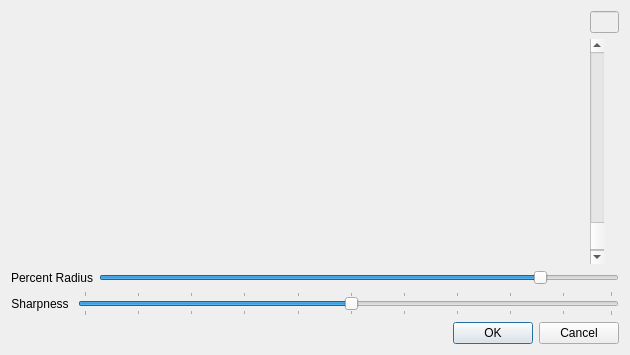
<?xml version="1.0" encoding="UTF-8"?>
<ui version="4.0">
 <class>EdgePlot</class>
 <widget class="QDialog" name="EdgePlot">
  <property name="geometry">
   <rect>
    <x>0</x>
    <y>0</y>
    <width>630</width>
    <height>355</height>
   </rect>
  </property>
  <property name="windowTitle">
   <string>Dialog</string>
  </property>
  <layout class="QVBoxLayout" name="verticalLayout_2" stretch="20,1,1,1">
   <item>
    <layout class="QHBoxLayout" name="horizontalLayout" stretch="20,1">
     <item>
      <widget class="QChartView" name="chart" native="true"/>
     </item>
     <item>
      <layout class="QVBoxLayout" name="verticalLayout">
       <item>
        <widget class="QLineEdit" name="magvalue">
         <property name="enabled">
          <bool>false</bool>
         </property>
        </widget>
       </item>
       <item>
        <widget class="QScrollBar" name="height">
         <property name="minimum">
          <number>-100</number>
         </property>
         <property name="maximum">
          <number>100</number>
         </property>
         <property name="value">
          <number>99</number>
         </property>
         <property name="orientation">
          <enum>Qt::Vertical</enum>
         </property>
         <property name="invertedAppearance">
          <bool>false</bool>
         </property>
        </widget>
       </item>
      </layout>
     </item>
    </layout>
   </item>
   <item>
    <layout class="QHBoxLayout" name="horizontalLayout_2">
     <item>
      <widget class="QLabel" name="label">
       <property name="text">
        <string>Percent Radius</string>
       </property>
       <property name="alignment">
        <set>Qt::AlignRight|Qt::AlignTrailing|Qt::AlignVCenter</set>
       </property>
      </widget>
     </item>
     <item>
      <widget class="QSlider" name="percentRho">
       <property name="value">
        <number>85</number>
       </property>
       <property name="orientation">
        <enum>Qt::Horizontal</enum>
       </property>
      </widget>
     </item>
    </layout>
   </item>
   <item>
    <layout class="QHBoxLayout" name="horizontalLayout_3">
     <item>
      <widget class="QLabel" name="label_2">
       <property name="toolTip">
        <string>Sharpness of Edge</string>
       </property>
       <property name="text">
        <string>Sharpness </string>
       </property>
       <property name="alignment">
        <set>Qt::AlignRight|Qt::AlignTrailing|Qt::AlignVCenter</set>
       </property>
      </widget>
     </item>
     <item>
      <widget class="QSlider" name="power">
       <property name="toolTip">
        <string>Sharpness of curve</string>
       </property>
       <property name="value">
        <number>50</number>
       </property>
       <property name="orientation">
        <enum>Qt::Horizontal</enum>
       </property>
       <property name="tickPosition">
        <enum>QSlider::TicksBothSides</enum>
       </property>
       <property name="tickInterval">
        <number>10</number>
       </property>
      </widget>
     </item>
    </layout>
   </item>
   <item>
    <widget class="QDialogButtonBox" name="buttonBox">
     <property name="orientation">
      <enum>Qt::Horizontal</enum>
     </property>
     <property name="standardButtons">
      <set>QDialogButtonBox::Cancel|QDialogButtonBox::Ok</set>
     </property>
    </widget>
   </item>
  </layout>
 </widget>
 <customwidgets>
  <customwidget>
   <class>QChartView</class>
   <extends>QWidget</extends>
   <header>QtCharts</header>
   <container>1</container>
  </customwidget>
 </customwidgets>
 <resources/>
 <connections>
  <connection>
   <sender>buttonBox</sender>
   <signal>accepted()</signal>
   <receiver>EdgePlot</receiver>
   <slot>accept()</slot>
   <hints>
    <hint type="sourcelabel">
     <x>248</x>
     <y>254</y>
    </hint>
    <hint type="destinationlabel">
     <x>157</x>
     <y>274</y>
    </hint>
   </hints>
  </connection>
  <connection>
   <sender>buttonBox</sender>
   <signal>rejected()</signal>
   <receiver>EdgePlot</receiver>
   <slot>reject()</slot>
   <hints>
    <hint type="sourcelabel">
     <x>316</x>
     <y>260</y>
    </hint>
    <hint type="destinationlabel">
     <x>286</x>
     <y>274</y>
    </hint>
   </hints>
  </connection>
 </connections>
</ui>
